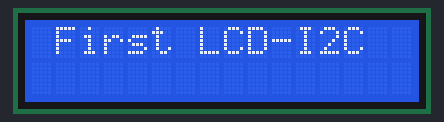
Bench run of a sketch on a simulated Arduino Uno, built with avr-gcc and run on an emulated ATmega328P. Shown: 16×2 character LCD.

Above: at 0.1 s.
At 1.1 s:
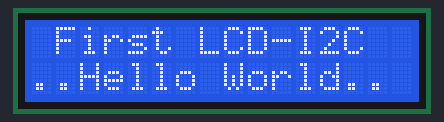
At 6.2 s:
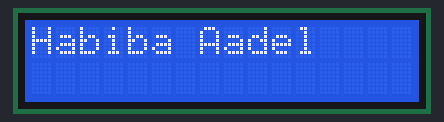

Measured:
- what the display in image 1 shows lasts 5.1 s, from 1.1 s to 6.2 s

The sketch:

LCD_I2C-init.ino
```cpp
//YWROBOT
//Compatible with the Arduino IDE 1.0
//Library version:1.1
#include <Wire.h>
#include <LiquidCrystal_I2C.h>

LiquidCrystal_I2C lcd(0x27,16,2);  // set the LCD address to 0x27 for a 16 chars and 2 line display

// make some custom characters:
byte heart[] = {
  0b00000,
  0b01010,
  0b11111,
  0b11111,
  0b11111,
  0b01110,
  0b00100,
  0b00000
};

byte smiley[] = {
  0b00000,
  0b00000,
  0b01010,
  0b00000,
  0b00000,
  0b10001,
  0b01110,
  0b00000
};

byte frownie[] = {
  0b00000,
  0b00000,
  0b01010,
  0b00000,
  0b00000,
  0b00000,
  0b01110,
  0b10001
};

byte armsDown[] = {
  0b00100,
  0b01010,
  0b00100,
  0b00100,
  0b01110,
  0b10101,
  0b00100,
  0b01010
};

byte armsUp[] = {
  0b00100,
  0b01010,
  0b00100,
  0b10101,
  0b01110,
  0b00100,
  0b00100,
  0b01010
};

byte customT[] = {
  B11111,
  B11111,
  B00100,
  B00100,
  B00100,
  B00100,
  B00100,
  B00100
};

byte customMonster[] = {
  B10101,
  B01110,
  B10101,
  B11111,
  B00100,
  B01110,
  B10101,
  B10101
};

byte right[] = {
  B00000,
  B10000,
  B01000,
  B00100,
  B00011,
  B00100,
  B01000,
  B10000
};

byte left[] = {
  B00000,
  B00001,
  B00010,
  B00100,
  B11000,
  B00100,
  B00010,
  B00001
};

void setup()
{
  lcd.init();
  lcd.backlight();
  lcd.setCursor (1,0);
  lcd.print("First LCD-I2C");
  delay(1000);
  lcd.setCursor (0,1);
  lcd.print("..Hello World..");
  delay(5000);
  lcd.clear();

  // create a new character
  lcd.createChar(0, heart);
  lcd.createChar(1, smiley);
  lcd.createChar(2, frownie);
  lcd.createChar(3, armsDown);
  lcd.createChar(4, armsUp);
  lcd.createChar(5, customT);
  lcd.createChar(6, customMonster);
  lcd.createChar(7, right);
  lcd.createChar(8, left);
  // set the cursor to the top left
  lcd.setCursor(0, 0);

  // Print a message to the lcd.
  lcd.write(3);
  lcd.write(4);
  lcd.write(5);
  lcd.write(6);
  lcd.write(7);
  lcd.write(8);
}

void loop()
{
  lcd.clear();
  lcd.print("Habiba Aadel");
  delay(5000);
//  char myName[] = "Write Less Do More";
//  char myCountrie[] = "Discover Who you are";
//  for (int i = 0; i < sizeof(myName)-1; i++) {
//    lcd.print(myName[i]);
//    delay(500);
//  }
//
//  lcd.setCursor(16, 1);
//  // set the display to automatically scroll:
//  lcd.autoscroll();
//  for (int i=0; i < sizeof(myCountrie)-1; i++) {
//    lcd.print(myCountrie[i]);
//    delay(500);
//  }
//  // turn off automatic scrolling
//  lcd.noAutoscroll();
//
//  // clear screen for the next loop:
//  lcd.clear();
}
```
